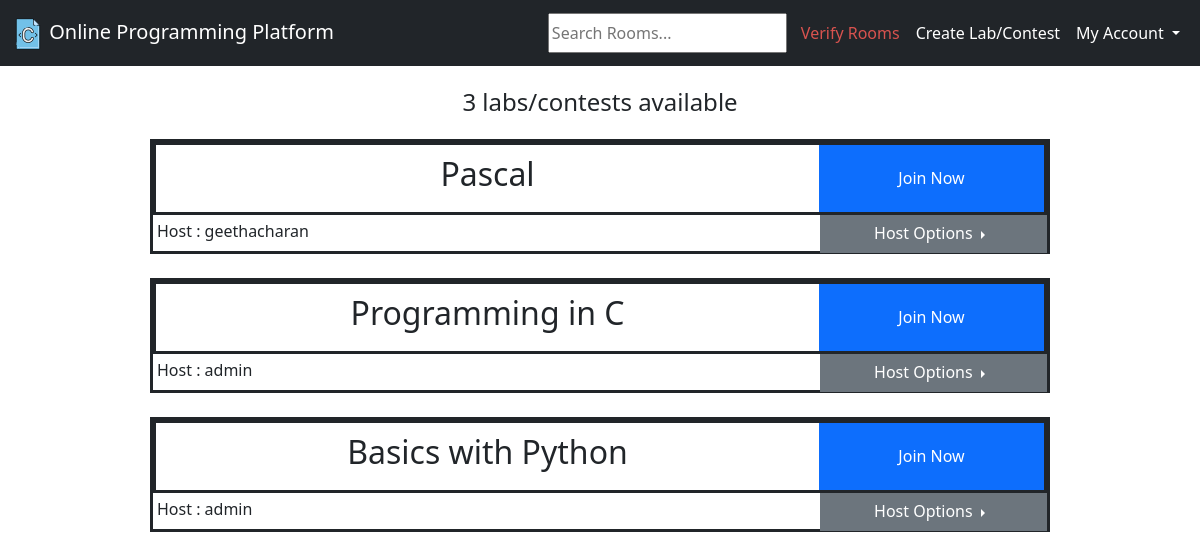
Before: /home/ (signed in) with the older database file.
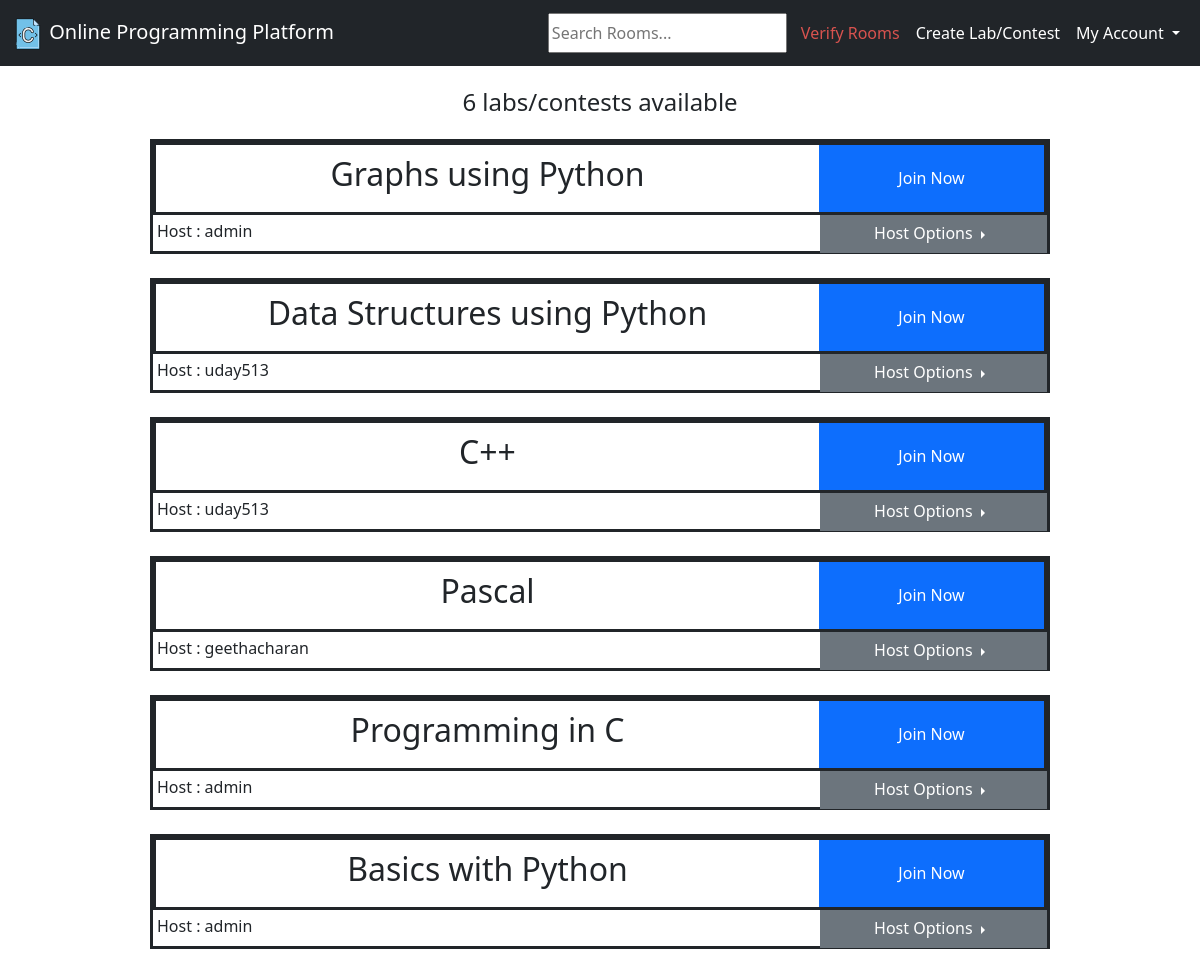
After: the same page with the newer database file.
### base/models.py (models this page shows, shortened)
class Room(models.Model):
    host = models.ForeignKey(User, on_delete=models.SET_NULL, null=True)
    name = models.CharField(max_length=200)
    description = models.TextField(null=True, blank=True)
    verified = models.BooleanField(default=False)
    room_password = models.CharField(max_length=20, default="admin123")
    updated = models.DateTimeField(auto_now=True)
    created = models.DateTimeField(auto_now_add=True)
    class Meta:
        ordering = ['-updated', '-created']

### base/views.py (the view)
# urls.py: 2. Add a URL to urlpatterns:  path('', views.home, name='home')
@login_required(login_url='login')
def home(request):
    q = request.GET.get('q') if request.GET.get('q') != None else ''  # for searching
    rooms = Room.objects.filter(
        Q(name__icontains=q), verified=True
    )
    room_count = rooms.count()
    context = {'rooms': rooms, 'room_count': room_count}
    return render(request, "home.html", context)

### templates/home.html (shortened to what this page needs)
{% extends 'main.html' %}
{% block style %}
{% load static %}
<link rel="stylesheet" href="{% static 'css/home_style.css' %}">
{% endblock %}
{% block content %}
<div class="home1">
    {% if myroomsFlag %}
    <h4> My Labs/Contests </h4>
    {%else%}
    <h4>{{room_count}} labs/contests available</h4>
    {%endif%}
    <div>
        {% for room in rooms %}
        <div class="room-tile">
            <div class="room-tile-1">
                <div class="room-tile-name">
                    <h2>{{room.name}}</h2>
                </div>
                {% if request.user.username == room.host.username %}
                <div class="room-tile-button">
                    <a href="/room/{{room.id}}" class="btn btn-primary rounded-0">Join Now</a>
                </div>
                {%elif request.user.username == 'admin'%}
                <div class="room-tile-button">
                    <a href="/room/{{room.id}}" class="btn btn-primary rounded-0">Join Now</a>
                </div>
                {%else%}
                <div class="room-tile-button">
                    <a href="/verify_user/{{room.id}}" class="btn btn-primary rounded-0">Join Now</a>
                </div>
                {%endif%}
            </div>
            <div class="room-tile-2">
                <div class="room-tile-host">
                    <h6>Host : {{room.host.username}}</h6>
                </div>
                {% if request.user.username == room.host.username %}
                {% include 'host_options_button.html' %}
                {%elif request.user.username == 'admin'%}
                {% include 'host_options_button.html' %}
                {%endif%}
            </div>
        </div>
        <br>
        {% endfor %}
    </div>
</div>
{% endblock %}

### templates/host_options_button.html (shortened to what this page needs)
<div class="room-tile-settings">
    <div class="btn-group dropend">
        <button type="button" class="btn btn-secondary dropdown-toggle rounded-0"
                data-bs-toggle="dropdown"
                aria-expanded="false">
            Host Options
        </button>
    </div>
</div>

Changed rows visible on the page:
added Room: name "Graphs using Python", host.username "admin"
added Room: name "Data Structures using Python", host.username "uday513"
added Room: name "C++", host.username "uday513"
Other visible differences:
{{ room_count }}: "3" → "6"
